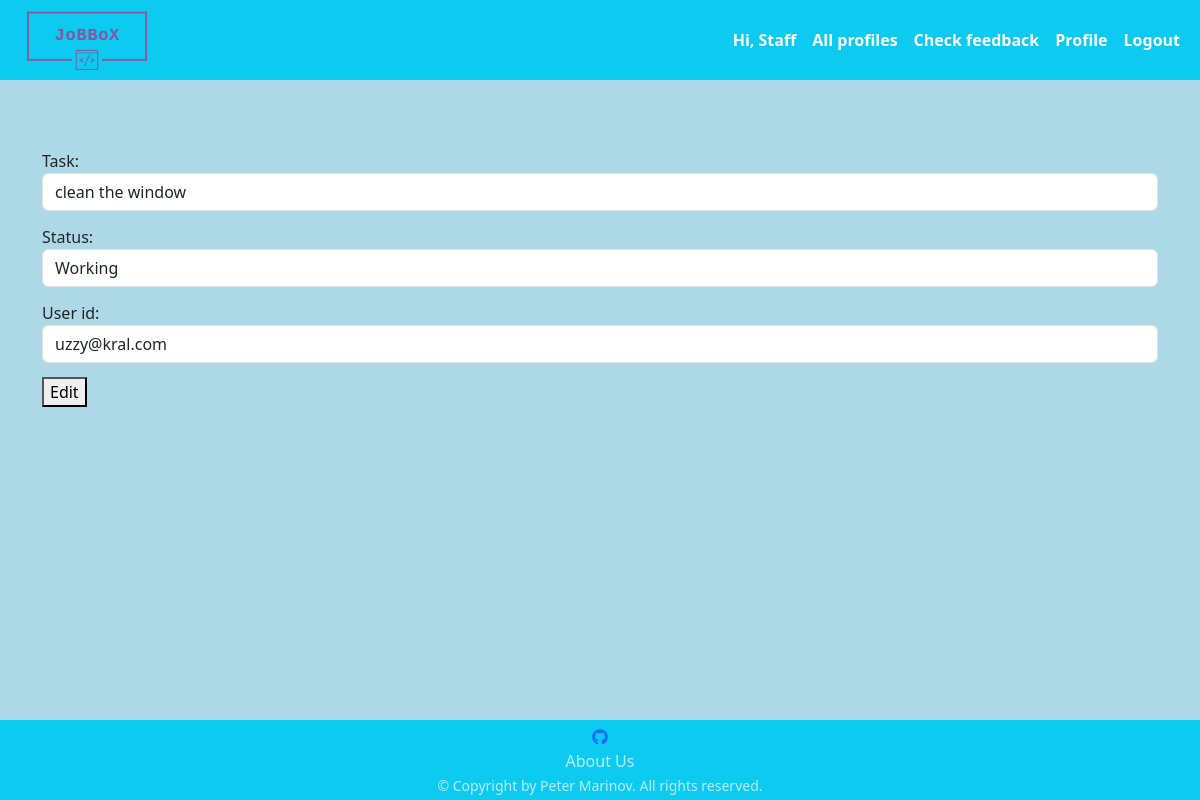
/task/7/edit (signed in), run on the app's committed database.
### jobbox/task/models.py (models this page shows)
class HRTask(models.Model):
    TASK_MAX_LEN = 50
    STATUS_MAX_LEN = 20
    NOT_STARTED = 'Not started'
    WORKING = 'Working'
    ON_HOLD = 'On hold'
    DONE = 'Done'
    hr_task_choices = (
        (NOT_STARTED, NOT_STARTED),
        (WORKING, WORKING),
        (ON_HOLD, ON_HOLD),
        (DONE, DONE)
    )
    date = models.DateTimeField(
        auto_now_add=True,
    )
    task = models.CharField(
        max_length=TASK_MAX_LEN,
    )
    status = models.CharField(
        max_length=STATUS_MAX_LEN,
        choices=hr_task_choices,
        default=NOT_STARTED
    )
    user_id = models.ForeignKey(
        UserModel,
        on_delete=models.CASCADE
    )
    class Meta:
        ordering = ['pk']
        verbose_name = 'HR Task'
        verbose_name_plural = 'HR Tasks'

### jobbox/task/views.py (the view, shortened to what this page needs)
# urls.py: path('<int:pk>/edit', EditHRTask.as_view(), name='edit_hr_task'),
class EditHRTask(auth_mixins.LoginRequiredMixin, HrOrAdminOrStaffAccessMixin, views.UpdateView):
    template_name = 'task/edit_task.html'
    model = HRTask
    def get_form_class(self):
        if self.request.current_user.is_superuser or self.request.current_user.is_staff:
            return HRTaskFormAdmin
        return HRTaskForm

### jobbox/task/forms.py
class HRTaskFormAdmin(forms.ModelForm):
    def __init__(self, *args, **kwargs):
        super().__init__(*args, **kwargs)
        profile_choices = [(user.pk, user) for user in AppUser.objects.all()]
        self.fields['user_id'].choices = profile_choices
        self.fields['user_id'].widget.attrs['class'] = 'form-control'
    class Meta:
        model = HRTask
        fields = '__all__'
        widgets = {
            'task': forms.TextInput(attrs={'class': 'form-control'}),
            'status': forms.Select(attrs={'class': 'form-control'}),
        }

### jobbox/task/views.py (called while the page is built)
    def dispatch(self, request, *args, **kwargs):
        instance = self.get_object()
        user = self.request.current_user
        if hasattr(user, 'profilehr') and (user.pk == instance.user_id_id or user.is_superuser or user.is_staff):
            return super().dispatch(request, *args, **kwargs)
        raise PermissionDenied()

### middawares/middawares.py (called while the page is built)
def set_profile_middleware(get_response):
    def middleware(request, *args, **kwargs):
        if request.user.is_authenticated:
            request.current_user = request.user
        else:
            request.current_user = None
        return get_response(request, *args, **kwargs)
    return middleware

### templates/task/edit_task.html (shortened to what this page needs)
{% extends 'base.html' %}
{% block content %}
    <form action="{% url 'edit_hr_task' pk=object.pk %}" method="POST">
        {{ form }}
        <button>Edit</button>
    </form>
{% endblock %}

### static_files/style/styles.css (style rules this page uses)
html, body { height: 100%; }
form .form-control { margin-bottom: 14px }

### data on the page
HRTask: task "clean the window", status "Working", user_id "uzzy@kral.com"
